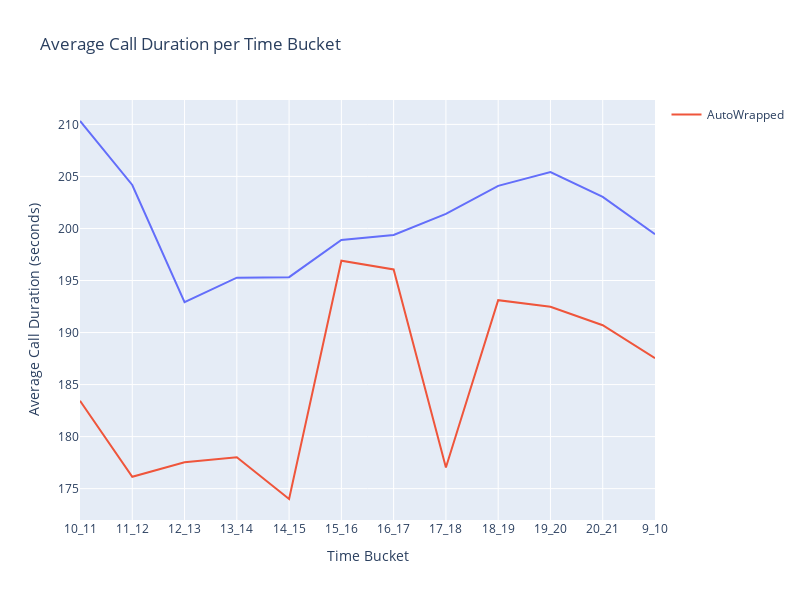

Notebook code for this chart:
### Markdown cell above
# Average Call Duration
 
Determine the average duration of all incoming calls received by agents. This should be calculated for each time bucket.
Your Task: What is the average duration of calls for each time bucket?

### Code cell
incoming_calls = df[df['Call_Status'] == 'answered']

# Separate incoming calls handled by agents and AutoWrapped
incoming_calls_agent = incoming_calls[incoming_calls['Wrapped _By'] == 'Agent']
incoming_calls_autowrapped = incoming_calls[incoming_calls['Wrapped _By'] == 'AutoWrapped']
incoming_calls_abandon = incoming_calls[incoming_calls['Wrapped _By'] == 'Abandon']

average_duration_per_bucket_agent = incoming_calls_agent.groupby('Time_Bucket')['Call_Seconds (s)'].mean().reset_index()
average_duration_per_bucket_autowrapped = incoming_calls_autowrapped.groupby('Time_Bucket')['Call_Seconds (s)'].mean().reset_index()

average_duration_per_bucket_agent_sorted = average_duration_per_bucket_agent.sort_values(by='Time_Bucket')
average_duration_per_bucket_autowrapped_sorted = average_duration_per_bucket_autowrapped.sort_values(by='Time_Bucket')

fig = px.line(average_duration_per_bucket_agent_sorted, x='Time_Bucket', y='Call_Seconds (s)', 
              title='Average Call Duration per Time Bucket',
              labels={'Time_Bucket': 'Time Bucket', 'Call_Seconds (s)': 'Average Call Duration (seconds)'})

fig.add_scatter(x=average_duration_per_bucket_autowrapped_sorted['Time_Bucket'], 
                y=average_duration_per_bucket_autowrapped_sorted['Call_Seconds (s)'], 
                mode='lines', name='AutoWrapped')
fig.update_layout(width=800, height=600)

fig.show()

print(f"average_duration_per_bucket : {average_duration_per_bucket_agent_sorted} \n average duration per bucket autowrapped sorted : {average_duration_per_bucket_autowrapped_sorted}")
average_duration_per_bucket_agent_sorted.to_excel('average_duration_per_bucket.xlsx')
average_duration_per_bucket_autowrapped_sorted.to_excel('average_duration_per_bucket_autowrapped.xlsx')

### Figure 1 — Plotly figure (JSON) as saved in the notebook; plotly's stock layout.template omitted (floating-point values rounded to 4 significant figures)
{"data": [{"hovertemplate": "Time Bucket=%{x}<br>Average Call Duration (seconds)=%{y}<extra></extra>", "legendgroup": "", "line": {"color": "#636efa", "dash": "solid"}, "marker": {"symbol": "circle"}, "mode": "lines", "name": "", "orientation": "v", "showlegend": false, "type": "scatter", "x": ["10_11", "11_12", "12_13", "13_14", "14_15", "15_16", "16_17", "17_18", "18_19", "19_20", "20_21", "9_10"], "xaxis": "x", "y": [210.3, 204.2, 192.9, 195.3, 195.3, 198.9, 199.4, 201.4, 204.1, 205.4, 203.0, 199.5], "yaxis": "y"}, {"mode": "lines", "name": "AutoWrapped", "type": "scatter", "x": ["10_11", "11_12", "12_13", "13_14", "14_15", "15_16", "16_17", "17_18", "18_19", "19_20", "20_21", "9_10"], "y": [183.4, 176.1, 177.5, 178.0, 174.0, 196.9, 196.1, 177.0, 193.1, 192.5, 190.7, 187.5]}], "layout": {"height": 600, "legend": {"tracegroupgap": 0}, "title": {"text": "Average Call Duration per Time Bucket"}, "width": 800, "xaxis": {"anchor": "y", "domain": [0, 1], "title": {"text": "Time Bucket"}}, "yaxis": {"anchor": "x", "domain": [0, 1], "title": {"text": "Average Call Duration (seconds)"}}}}
